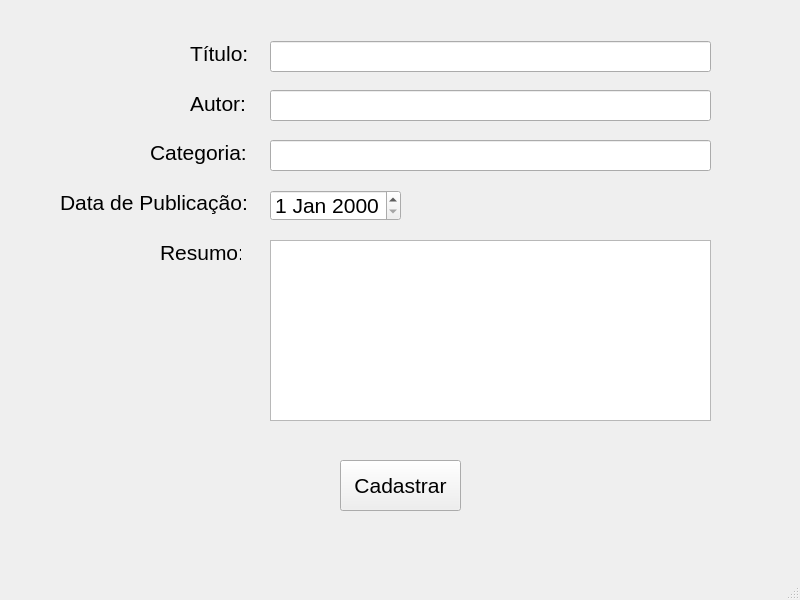
<?xml version="1.0" encoding="UTF-8"?>
<ui version="4.0">
 <class>MainWindow</class>
 <widget class="QMainWindow" name="MainWindow">
  <property name="geometry">
   <rect>
    <x>0</x>
    <y>0</y>
    <width>800</width>
    <height>600</height>
   </rect>
  </property>
  <property name="windowTitle">
   <string>MainWindow</string>
  </property>
  <widget class="QWidget" name="centralwidget">
   <widget class="QLabel" name="label">
    <property name="geometry">
     <rect>
      <x>190</x>
      <y>41</y>
      <width>59</width>
      <height>25</height>
     </rect>
    </property>
    <property name="font">
     <font>
      <pointsize>16</pointsize>
     </font>
    </property>
    <property name="text">
     <string>Título:</string>
    </property>
   </widget>
   <widget class="QLabel" name="label_2">
    <property name="geometry">
     <rect>
      <x>190</x>
      <y>91</y>
      <width>58</width>
      <height>25</height>
     </rect>
    </property>
    <property name="font">
     <font>
      <pointsize>16</pointsize>
     </font>
    </property>
    <property name="text">
     <string>Autor:</string>
    </property>
   </widget>
   <widget class="QLineEdit" name="lineEdit_nome">
    <property name="geometry">
     <rect>
      <x>270</x>
      <y>41</y>
      <width>441</width>
      <height>31</height>
     </rect>
    </property>
    <property name="font">
     <font>
      <pointsize>18</pointsize>
     </font>
    </property>
   </widget>
   <widget class="QLineEdit" name="lineEdit_email">
    <property name="geometry">
     <rect>
      <x>270</x>
      <y>90</y>
      <width>441</width>
      <height>31</height>
     </rect>
    </property>
    <property name="font">
     <font>
      <pointsize>18</pointsize>
     </font>
    </property>
   </widget>
   <widget class="QPushButton" name="pushButton_cadastrar">
    <property name="geometry">
     <rect>
      <x>340</x>
      <y>460</y>
      <width>121</width>
      <height>51</height>
     </rect>
    </property>
    <property name="font">
     <font>
      <pointsize>16</pointsize>
     </font>
    </property>
    <property name="text">
     <string>Cadastrar</string>
    </property>
   </widget>
   <widget class="QLabel" name="label_3">
    <property name="geometry">
     <rect>
      <x>60</x>
      <y>190</y>
      <width>186</width>
      <height>25</height>
     </rect>
    </property>
    <property name="font">
     <font>
      <pointsize>16</pointsize>
     </font>
    </property>
    <property name="text">
     <string>Data de Publicação:</string>
    </property>
   </widget>
   <widget class="QLabel" name="label_4">
    <property name="geometry">
     <rect>
      <x>160</x>
      <y>240</y>
      <width>81</width>
      <height>25</height>
     </rect>
    </property>
    <property name="font">
     <font>
      <pointsize>16</pointsize>
     </font>
    </property>
    <property name="text">
     <string>Resumo:</string>
    </property>
   </widget>
   <widget class="QLineEdit" name="lineEdit_email_3">
    <property name="geometry">
     <rect>
      <x>270</x>
      <y>140</y>
      <width>441</width>
      <height>31</height>
     </rect>
    </property>
    <property name="font">
     <font>
      <pointsize>18</pointsize>
     </font>
    </property>
   </widget>
   <widget class="QLabel" name="label_5">
    <property name="geometry">
     <rect>
      <x>150</x>
      <y>140</y>
      <width>96</width>
      <height>25</height>
     </rect>
    </property>
    <property name="font">
     <font>
      <pointsize>16</pointsize>
     </font>
    </property>
    <property name="text">
     <string>Categoria:</string>
    </property>
   </widget>
   <widget class="QDateEdit" name="dateEdit">
    <property name="geometry">
     <rect>
      <x>270</x>
      <y>190</y>
      <width>131</width>
      <height>31</height>
     </rect>
    </property>
    <property name="font">
     <font>
      <pointsize>16</pointsize>
     </font>
    </property>
   </widget>
   <widget class="QTextEdit" name="textEdit">
    <property name="geometry">
     <rect>
      <x>270</x>
      <y>240</y>
      <width>441</width>
      <height>181</height>
     </rect>
    </property>
   </widget>
  </widget>
  <widget class="QMenuBar" name="menubar">
   <property name="geometry">
    <rect>
     <x>0</x>
     <y>0</y>
     <width>800</width>
     <height>21</height>
    </rect>
   </property>
  </widget>
  <widget class="QStatusBar" name="statusbar"/>
 </widget>
 <resources/>
 <connections/>
</ui>
